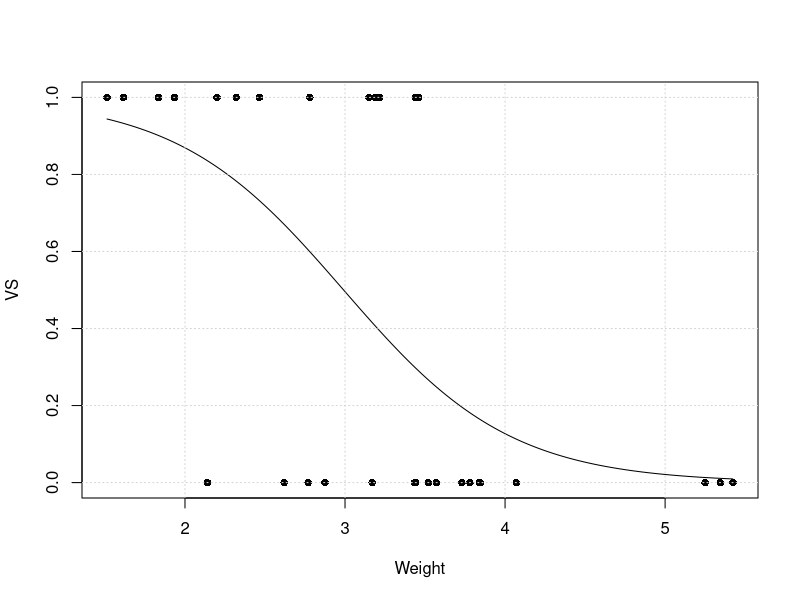

Here is the R script that generated this plot:
# R program to illustrate
# Logistic Regression

# Using mtcars dataset 
# To create the logistic model
model <- glm(formula = vs ~ wt, 
             family = binomial,
             data = mtcars)

# Creating a range of wt values
x <- seq(min(mtcars$wt), 
         max(mtcars$wt), 
         0.01)

# Predict using weight
y <- predict(model, list(wt = x), 
             type = "response")

# Print model
print(model)

# Output to be present as PNG file
png(file = "LogRegGFG.png")

# Plot
plot(mtcars$wt, mtcars$vs, pch = 16,
     xlab = "Weight", ylab = "VS")
lines(x, y)
grid()

# Saving the file
dev.off()